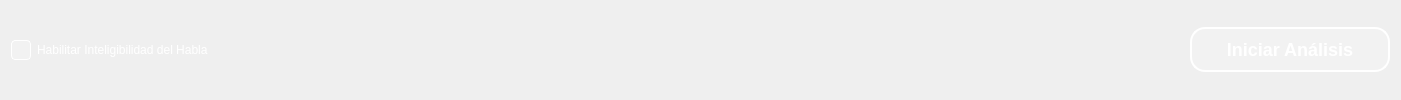
           <widget class="QFrame" name="frBottom3">
            <property name="minimumSize">
             <size>
              <width>0</width>
              <height>60</height>
             </size>
            </property>
            <property name="styleSheet">
             <string notr="true">QPushButton {
    background-color: rgba(255, 255, 255, 0.2);
    border: 2px solid white;
    color: white;
    font-weight: bold;
	font-size: 18px;
    border-radius: 15px;
    padding: 10px;
}
QPushButton:hover {
    background-color: rgba(255, 255, 255, 0.4);
}
QPushButton:pressed {
    background-color: white;
}

QCheckBox {
    background: transparent;
	color: white;
}
QCheckBox::indicator {

    border: 1px solid white;
    width: 18px;
    height: 18px;
    border-radius: 4px;
    background: rgba(255, 255, 255, 0.2); /* Fondo sutil */
}

/* Hover para dar efecto visual */
QCheckBox::indicator:hover {
    background: rgba(255, 255, 255, 0.4);
}

/* Aquí NO se usa 'image', así Qt usa el chulito predeterminado */
QCheckBox::indicator:checked {
    background: rgba(255, 255, 255, 0.8);
    border: 2px solid white;
}


</string>
            </property>
            <property name="frameShape">
             <enum>QFrame::NoFrame</enum>
            </property>
            <layout class="QHBoxLayout" name="horizontalLayout_19">
             <item>
              <widget class="QCheckBox" name="checkInteligibilidadOpcion">
               <property name="text">
                <string>Habilitar Inteligibilidad del Habla</string>
               </property>
              </widget>
             </item>
             <item>
              <spacer name="horizontalSpacer_3">
               <property name="orientation">
                <enum>Qt::Horizontal</enum>
               </property>
               <property name="sizeHint" stdset="0">
                <size>
                 <width>285</width>
                 <height>20</height>
                </size>
               </property>
              </spacer>
             </item>
             <item>
              <widget class="QLabel" name="labelError">
               <property name="sizePolicy">
                <sizepolicy hsizetype="Expanding" vsizetype="Preferred">
                 <horstretch>0</horstretch>
                 <verstretch>0</verstretch>
                </sizepolicy>
               </property>
               <property name="minimumSize">
                <size>
                 <width>400</width>
                 <height>0</height>
                </size>
               </property>
               <property name="styleSheet">
                <string notr="true">QLabel {
    color: white;  /* Letras en blanco */
    font-size: 14px;
    font-weight: bold;
}</string>
               </property>
               <property name="text">
                <string/>
               </property>
               <property name="wordWrap">
                <bool>true</bool>
               </property>
              </widget>
             </item>
             <item>
              <spacer name="horizontalSpacer_4">
               <property name="orientation">
                <enum>Qt::Horizontal</enum>
               </property>
               <property name="sizeHint" stdset="0">
                <size>
                 <width>284</width>
                 <height>20</height>
                </size>
               </property>
              </spacer>
             </item>
             <item>
              <widget class="QPushButton" name="botonIniciarAnalisis">
               <property name="minimumSize">
                <size>
                 <width>200</width>
                 <height>0</height>
                </size>
               </property>
               <property name="maximumSize">
                <size>
                 <width>200</width>
                 <height>16777215</height>
                </size>
               </property>
               <property name="text">
                <string>Iniciar Análisis</string>
               </property>
              </widget>
             </item>
            </layout>
           </widget>
